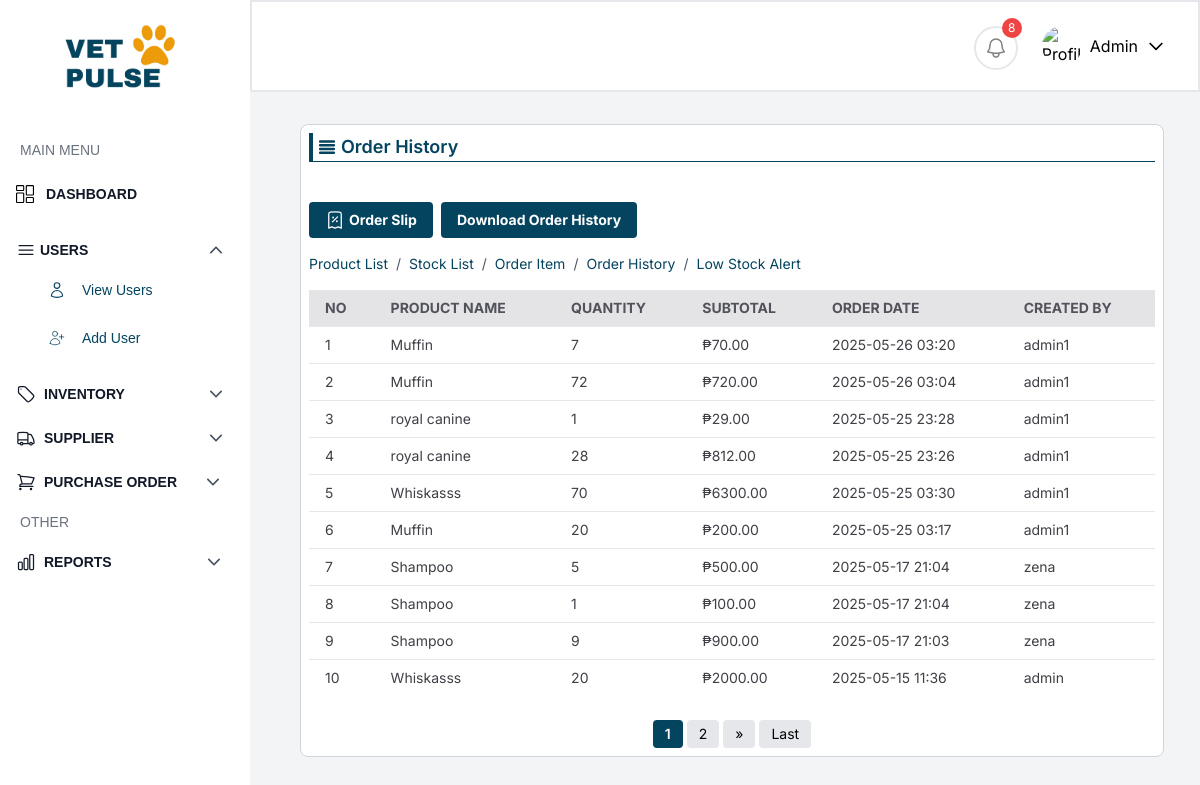
/order_item_history/ (signed in), run on the app's committed database.
### petclinic_app/models.py (models this page shows, shortened)
class OrderItem(models.Model):
    id = models.AutoField(primary_key=True)
    order = models.ForeignKey(Order, on_delete=models.CASCADE)
    product = models.ForeignKey(Product, on_delete=models.CASCADE)
    quantity = models.IntegerField()
    subtotal = models.DecimalField(max_digits=10, decimal_places=2)
    created_by = models.ForeignKey(User, on_delete=models.CASCADE, null=True, blank=True)
    order_date = models.DateTimeField(auto_now_add=True,  null=True, blank=True)

class Product(models.Model):
    product_id = models.AutoField(primary_key=True)
    product_name = models.CharField(max_length=255, unique=True)
    image = models.ImageField(upload_to='product_images/', null=True, blank=True)
    description = models.TextField(null=True, blank=True)
    category = models.CharField(max_length=20, choices=CATEGORY_CHOICES, null=True, blank=True)
    suppliers = models.ManyToManyField("Supplier", blank=True)  # Use string reference
    created_by = models.ForeignKey(User, on_delete=models.CASCADE, null=True, blank=True)
    created_at = models.DateTimeField(auto_now_add=True, null=True, blank=True)
    updated_at = models.DateTimeField(auto_now=True)
    movement_threshold = models.IntegerField(default=100)

### petclinic_app/views.py (the view, shortened to what this page needs)
# urls.py: path('order_item_history/', views.OrderItemHistoryView.as_view(), name='order_item_history'),
class OrderItemHistoryView(LoginRequiredMixin, View):
    def get(self, request):
        order_items_list = OrderItem.objects.select_related('product', 'order', 'created_by').order_by('-order_date')
        paginator = Paginator(order_items_list, 10)
        page_number = request.GET.get('page')
        page_obj = paginator.get_page(page_number)
        current_page = page_obj.number
        total_pages = paginator.num_pages
        if total_pages <= 7:
            page_range = range(1, total_pages + 1)
        orders = Order.objects.all().order_by('-order_date')
        return render(request, 'order_item_history.html', {
            'order_items': page_obj.object_list,
            'page_obj': page_obj,
            'paginator': paginator,
            'orders': orders,
            'is_paginated': page_obj.has_other_pages(),
            'custom_page_range': page_range
        })

### templates/order_item_history.html (shortened to what this page needs)
{% extends 'adminbar.html' %}
{% block content %}
<div class="text-[#04445F] font-semibold text-lg flex">
  <div class="w-px h-7 p-[2px] bg-[#04445F] mr-1"></div>
  <svg xmlns="http://www.w3.org/2000/svg" fill="none" viewBox="0 0 24 24" stroke-width="3" stroke="currentColor" class="mr-1 h-7 w-5">
    <path stroke-linecap="round" stroke-linejoin="round" d="M3.75 5.25h16.5m-16.5 4.5h16.5m-16.5 4.5h16.5m-16.5 4.5h16.5" />
  </svg>Order History
</div>
<hr class="mb-10 border-[#04445F]">
<h2 class="text-2xl font-bold mb-4 flex justify-between items-center">
  <div class="flex gap-2">
    <button onclick="toggleModal()" class="bg-[#04445F] text-white text-sm px-4 py-2 flex items-center gap-1 rounded hover:bg-[#0369a1]">
      Order Slip
    </button>
    <a href="{% url 'order_history_pdf' %}" target="_blank" class="bg-[#04445F] text-white text-sm px-4 py-2 flex items-center gap-1 rounded hover:bg-[#0369a1]">
      Download Order History
    </a>
  </div>
</h2>
<nav class="text-sm mb-4 text-gray-600" aria-label="Breadcrumb">
  <ol class="list-reset flex flex-wrap">
    <li>
      <a href="{% url 'product_list' %}" class="text-[#04445F] hover:underline">Product List</a>
    </li>
    <li><span class="mx-2">/</span></li>
    <li>
      <a href="{% url 'stock_list' %}" class="text-[#04445F] hover:underline">Stock List</a>
    </li>
    <li><span class="mx-2">/</span></li>
    <li>
      <a href="{% url 'item_orders' %}" class="text-[#04445F] hover:underline">Order Item</a>
    </li>
    <li><span class="mx-2">/</span></li>
    <li>
      <a href="{% url 'order_item_history' %}" class="text-[#04445F] hover:underline">Order History</a>
    </li>
    <li><span class="mx-2">/</span></li>
    <li>
      <a href="{% url 'low_stock_alerts' %}" class="text-[#04445F] hover:underline">Low Stock Alert</a>
    </li>
  </ol>
</nav>
<div class="overflow-x-auto">
  <table class="min-w-full bg-white text-sm">
    <thead>
      <tr class="bg-[#e4e4e7] text-[#52525b] text-left">
        <th class="px-4 py-2">NO</th>
        <th class="px-4 py-2">PRODUCT NAME</th>
        <th class="px-4 py-2">QUANTITY</th>
        <th class="px-4 py-2">SUBTOTAL</th>
        <th class="px-4 py-2">ORDER DATE</th>
        <th class="px-4 py-2">CREATED BY</th>
      </tr>
    </thead>
    <tbody>
      {% for item in order_items %}
        <tr class="text-[#3f3f46] border-t">
          <td class="px-4 py-2">{{ forloop.counter0|add:page_obj.start_index }}</td>
          <td class="px-4 py-2">{{ item.product.product_name }}</td>
          <td class="px-4 py-2">{{ item.quantity }}</td>
          <td class="px-4 py-2">₱{{ item.subtotal }}</td>
          <td class="px-4 py-2">{{ item.order_date|date:"Y-m-d H:i" }}</td>
          <td class="px-4 py-2">{{ item.created_by.username|default:"N/A" }}</td>
        </tr>
      {% empty %}
        <tr>
          <td colspan="6" class="text-center text-gray-500 py-4">No order items found.</td>
        </tr>
      {% endfor %}
    </tbody>
  </table>
</div>
{% if is_paginated %}
<div class="mt-6 flex justify-center items-center space-x-1 text-sm">
    {% for num in custom_page_range %}
        {% if num == '...' %}
            <span class="px-2">…</span>
        {% elif num == page_obj.number %}
            <span class="px-3 py-1 rounded bg-[#04445F] text-white font-semibold">{{ num }}</span>
        {% else %}
            <a href="?page={{ num }}" class="px-3 py-1 rounded bg-gray-200 hover:bg-gray-300">{{ num }}</a>
        {% endif %}
    {% endfor %}
    {% if page_obj.has_next %}
        <a href="?page={{ page_obj.next_page_number }}" class="px-3 py-1 rounded bg-gray-200 hover:bg-gray-300">&raquo;</a>
        <a href="?page={{ paginator.num_pages }}" class="px-3 py-1 rounded bg-gray-200 hover:bg-gray-300">Last</a>
    {% endif %}
</div>
{% endif %}
{% endblock %}

### templates/adminbar.html (shortened to what this page needs)
{% load compress static %}
<!DOCTYPE html>
<html lang="en">
<head>
    <link href="https://cdn.jsdelivr.net/npm/tailwindcss@2.2.19/dist/tailwind.min.css" rel="stylesheet">
    <script src="https://cdn.tailwindcss.com"></script>
    {% compress css %}
    <link rel="stylesheet" href="{% static 'src/output.css' %}">
    {% endcompress %}
</head>
<body class="bg-gray-100 font-[Inter]">
    <nav id="navBar" class="flex items-center justify-between bg-white border border-2 p-4 sticky top-0 z-30 md:ml-[250px] ml-0">
        <div class="flex items-center space-x-2">
<div class="relative">
    <button id="notificationButton" class="text-black bg-white border-2 hover:bg-gray-200 p-2 rounded-full focus:outline-none mt-1">
        {% if expiring_count > 0 or low_stock_count > 0 %}
        <span class="absolute -top-1 -right-1 bg-red-500 text-white text-xs rounded-full h-5 w-5 flex items-center justify-center">
            {{ expiring_count|add:low_stock_count }}
        </span>
        {% endif %}
    </button>
</div>
            {% if user.is_authenticated %}
            <div class="relative">
                <div onclick="toggleDropdown7()" class="flex items-center px-4 py-2 rounded-md cursor-pointer">
                    <img src="https://images.unsplash.com/photo-1633332755192-727a05c4013d?auto=format&fit=crop&w=1480&q=80" alt="Profile" class="w-10 h-10 rounded-full mr-2">
                    <span class="text-black">{{ user.username|capfirst }}</span>
                    <svg xmlns="http://www.w3.org/2000/svg" fill="none" viewBox="0 0 24 24" stroke-width="2" stroke="black" class="w-5 h-5 ml-2">
                        <path stroke-linecap="round" stroke-linejoin="round" d="M19 9l-7 7-7-7" />
                    </svg>
                </div>
            </div>
            {% endif %}
        </div>
    </nav>
    <div class="flex">
       <nav id="sidebar" class="bg-white h-screen fixed top-0 left-0 min-w-[250px] py-6 px-4 font-[sans-serif] overflow-auto transition-transform transform -translate-x-full md:translate-x-0 z-50" aria-hidden="true">
            <div class="flex justify-between items-center">
                <a href=""><img src="{% static 'images/logotransparent.png' %}" alt="logo" class='w-32 ml-10' /></a>
            </div>
            <ul class="mt-8">
                <a class="text-gray-500 transition-all text-sm flex items-center rounded-md px-1 py-3">
                    <span>MAIN MENU</span>
                </a>
                <li>
                    <a href="{% url 'dashboardpage' %}" class="transition-all text-sm flex items-center py-3">
                        <span class="text-[#111827] text-sm font-bold flex-1">DASHBOARD</span>
                    </a>
                </li>
            </ul>
            <div class="mt-6">
                <div class="flex cursor-pointer group items-center" onclick="toggleDropdown()">
                    <h8 class="text-[#111827] text-sm font-bold flex items-center space-x-1">
                        <svg xmlns="http://www.w3.org/2000/svg" fill="none" viewBox="0 0 24 24" stroke-width="1.5" stroke="currentColor" class="w-5 h-5">
                            <path stroke-linecap="round" stroke-linejoin="round" d="M3.75 6.75h16.5M3.75 12h16.5m-16.5 5.25h16.5" />
                        </svg>
                        <span>USERS</span>
                    </h8>
                </div>
                <ul id="dropdownMenu" class="space-y-1 mt-2 pl-4 hidden transition-all duration-300">
                    <li>
                        <a href="{% url 'user_list' %}" class="text-[#04445F] hover:text-black transition-all text-sm flex items-center hover:bg-[#efefef] rounded-md px-4 py-3">
                            <span>View Users</span>
                        </a>
                    </li>
                    <li>
                        <a href="{% url 'signup' %}" class="text-[#04445F] hover:text-black transition-all text-sm flex items-center hover:bg-[#efefef] rounded-md px-4 py-3">
                            <span>Add User</span>
                        </a>
                    </li>
                </ul>
            </div>
<div class="mt-6">
  <div class="flex cursor-pointer group items-center" onclick="toggleDropdown1()">
    <h6 class="text-[#111827] text-sm font-bold flex items-center space-x-2">
      <span >INVENTORY</span>
    </h6>
  </div>
</div>
<div class="mt-6">
  <div class="flex cursor-pointer group items-center" onclick="toggleDropdown6()">
    <h9 class="text-[#111827] text-sm font-bold flex items-center space-x-2">
      <span>SUPPLIER</span>
    </h9>
  </div>
</div>
<div class="mt-6">
  <div class="flex cursor-pointer group items-center" onclick="toggleDropdown8()">
    <h9 class="text-[#111827] text-sm font-bold  flex items-center space-x-2">
      <span>PURCHASE ORDER</span>
    </h9>
  </div>
</div>
<ul class="mt-2">
  <a class="text-gray-500 transition-all text-sm flex items-center rounded-md px-1 py-3">
  <span>OTHER</span>
</a>
</ul>
<div class="mt-2">
  <div class="flex cursor-pointer group items-center" onclick="toggleDropdown3()">
    <h9 class="text-[#111827] text-sm font-bold flex items-center space-x-2">
      <span>REPORTS</span>
    </h9>
  </div>
</div>
        </nav>
        <main class="flex-1 overflow-y-auto p-2 ml-0 md:ml-[300px] mr-0 md:mr-[36px] border border-gray-300 bg-white rounded-lg mb-10 max-w-full mt-8">
            {% block content %}
            {% endblock %}
        </main>
    </div>
</body>
</html>

### data on the page
OrderItem: product.product_name "Muffin", quantity "7", subtotal "70.00", order_date "2025-05-26 03:20", created_by.username "admin1"
OrderItem: product.product_name "Muffin", quantity "72", subtotal "720.00", order_date "2025-05-26 03:04", created_by.username "admin1"
OrderItem: product.product_name "royal canine", quantity "1", subtotal "29.00", order_date "2025-05-25 23:28", created_by.username "admin1"
OrderItem: product.product_name "royal canine", quantity "28", subtotal "812.00", order_date "2025-05-25 23:26", created_by.username "admin1"
OrderItem: product.product_name "Whiskasss", quantity "70", subtotal "6300.00", order_date "2025-05-25 03:30", created_by.username "admin1"
OrderItem: product.product_name "Muffin", quantity "20", subtotal "200.00", order_date "2025-05-25 03:17", created_by.username "admin1"
OrderItem: product.product_name "Shampoo", quantity "5", subtotal "500.00", order_date "2025-05-17 21:04", created_by.username "zena"
OrderItem: product.product_name "Shampoo", quantity "1", subtotal "100.00", order_date "2025-05-17 21:04", created_by.username "zena"
OrderItem: product.product_name "Shampoo", quantity "9", subtotal "900.00", order_date "2025-05-17 21:03", created_by.username "zena"
OrderItem: product.product_name "Whiskasss", quantity "20", subtotal "2000.00", order_date "2025-05-15 11:36", created_by.username "admin"

### other printed values
{{ expiring_count|add:low_stock_count }} "8"
{{ user.username|capfirst }} "Admin"
{{ num }} "1"
{{ num }} "2"
